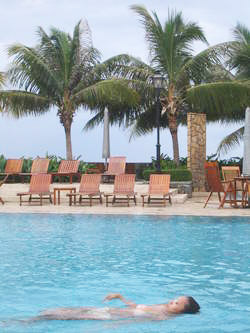
%> input picture assignment-c/target.jpg, 250 x 333 px
$ octave test_box.m   (GNU Octave 9; MATLAB toolbox functions it lacks are replaced by stand-ins)
%> lines starting %> are read from the running program, lines starting %| are printed output that depends on the picture
### assignment-c/select_boundary2.m
function [ S,T ] = select_boundary2(hs, ws)
%GRADIENT Summary of this function goes here
%   Detailed explanation goes here


T=[];
v = 1;

for i=1:hs
    T(i) = v;
    v = v+1;
end

v = hs + 1;
for i=hs+1:2:hs+2*ws-4
    T(i) = v;
    v = v + hs - 1;
    T(i+1) = v;
    v = v + 1;
end

v = hs * (ws-1);
for i=hs+2*ws-3:2*hs+2*ws-4
    T(i) = v;
    v = v + 1;
end
S = sparse(T,ones(size(T)),ones(size(T)));
end

### assignment-c/test_box.m
image=imread('target.jpg');
%> image is the input picture: size 333x250x3 uint8; mean R, G, B 147, 166.3, 172.4
[h w d]=size(image);
%> h = 333; w = 250; d = 3
U = double(reshape(image,w*h,d))/255;

image2=imread('source.jpg');
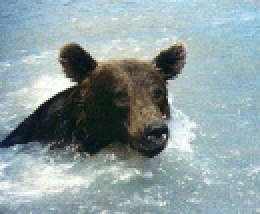
%> input picture assignment-c/source.jpg, 130 x 107 px (shown 2 times larger)
%> image2 is the input picture: size 107x130x3 uint8; mean R, G, B 141.7, 158.8, 161.4
[h2 w2 d2]=size(image2);
%> h2 = 107; w2 = 130; d2 = 3
%boundary pixels only
U2 = double(reshape(image2,w2*h2,d2))/255;

x=211;
y=81;

%[s,t] =  select_boundary(h2,w2,h,w,x,y);
[s,t] = select_boundary2(h2,w2);
%> t = 470 values from 1 to 13909
U2(t,:) = 0;

%image3 =uint8(reshape(U,h,w,d)*255);

%figure, imshow(image3)

%[s,t] = select_inner(h2,w2,h,w,x,y);
%U(t,:) = 0.5;
image =uint8(reshape(U2,h2,w2,d)*255);
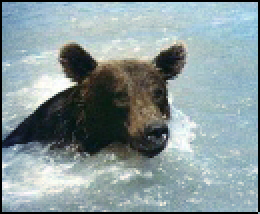
%> image: size 107x130x3 uint8 (shown 2 times larger); mean R, G, B 136.5, 152.7, 154.9

figure, imshow(image)
% [31 lines of commented-out code are left out]
